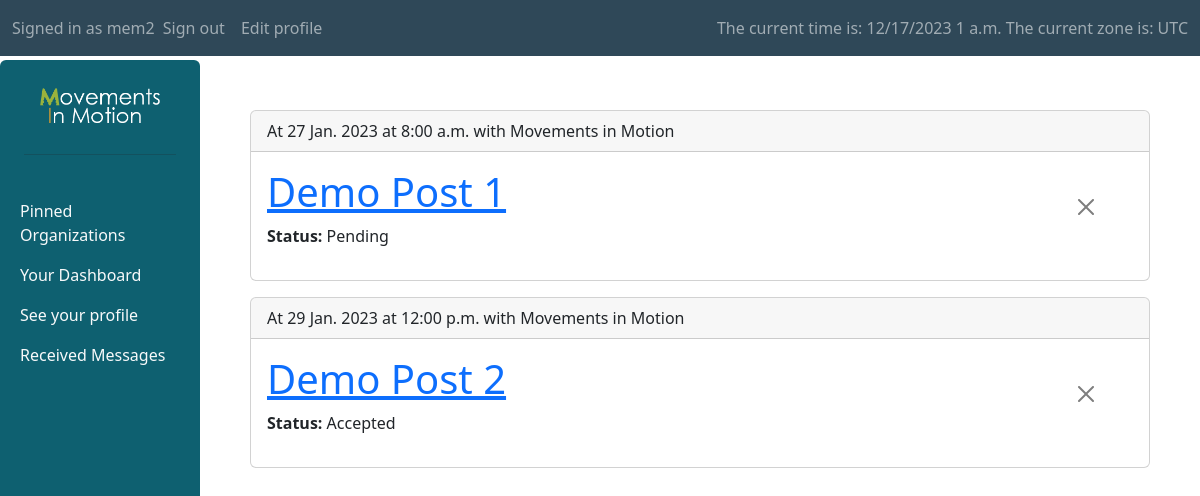
The page /Forum/your_projects (signed in) on the database as committed earlier.
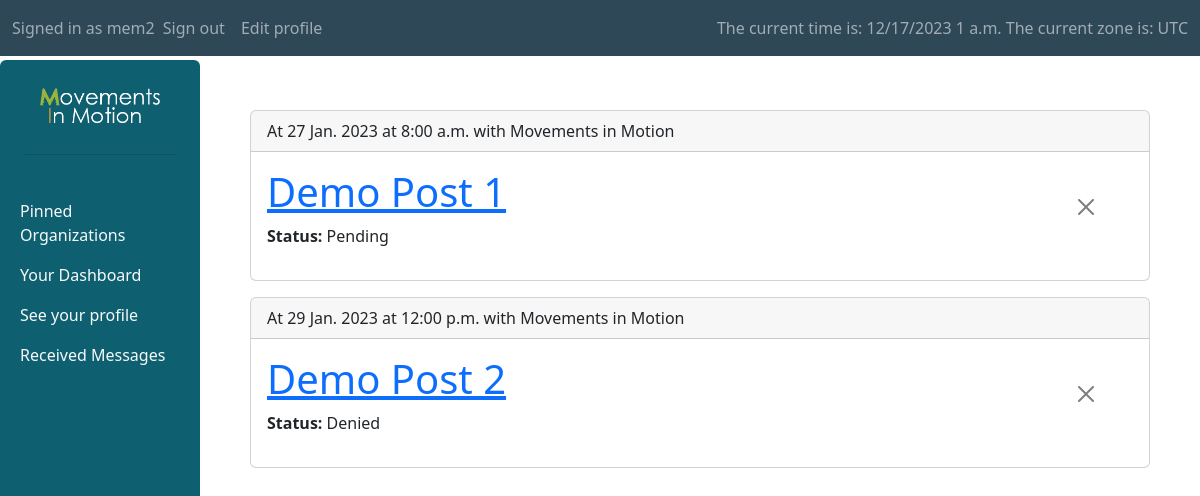
The same page on the database as committed later.
### Forum/models.py (models this page shows, shortened)
class Bid(models.Model):
    STATUS_OPTIONS = [
        ('PE', 'Pending'),
        ('AC', 'Accepted'),
        ('DN', 'Denied'),
        ('CP', 'Passed')
    ]
    bidder = models.ForeignKey(Profile, on_delete=models.CASCADE, related_name='bids')
    event = models.ForeignKey(Event, on_delete=models.CASCADE, related_name='bids')
    status = models.CharField(max_length=2, choices=STATUS_OPTIONS, default=STATUS_OPTIONS[0][0])

class Event(models.Model):
    date = models.DateField(default=timezone.now, null=True, blank=True, validators=[MinValueValidator(timezone.now().date(), "valid values are not in the past")])
    time = models.TimeField(default=timezone.now, null=True, blank=True)
    open = models.BooleanField(default=True, null=False, blank=False)
    post = models.ForeignKey(Post, on_delete=models.CASCADE, related_name='project_times')
    @property
    def datetime(self):
        this_datetime = datetime.combine(self.date, self.time, timezone.utc)
        local_time = this_datetime.astimezone(timezone.get_current_timezone())
        date_str = format_date(local_time.date(), "j N Y")
        time_str = format_time(local_time.time(), 'g:i a')
        return f"{date_str} at {time_str}"

class Post(models.Model):
    title = models.CharField(max_length=150)
    body = models.TextField(null=False, blank=False)
    timestamp = models.DateTimeField(auto_now_add=True, blank=True, null=True)
    is_project = models.BooleanField(default=False, null=False, blank=False, verbose_name="Make this a project")
    author = models.ForeignKey(Profile, on_delete=models.SET_NULL, null=True, related_name='written_posts')
    organization = models.ForeignKey(Organization, on_delete=models.CASCADE, null=True, related_name='our_posts')

class Organization(models.Model):
    name = models.CharField(max_length=100, null=False, blank=False)
    about = models.TextField(null=False, blank=False)
    logo = models.ImageField(null=True, blank=True, upload_to='organization_logos')
    official_email = models.EmailField(null=True, blank=True)
    def __str__(self):
        return f"{self.name}"

### Forum/views.py (the view)
# urls.py: path("your_projects", login_required(views.YourBidListView.as_view()), name="your_project_view"),
class YourBidListView(ListView):
    model = Bid
    template_name = "Forum/dash_pages/user_bids.html"
    def get_queryset(self, *args, **kwargs):
        queryset = super(YourBidListView, self).get_queryset(*args, **kwargs)
        return queryset.filter(bidder=self.request.user.pk).order_by("event__date")

### Forum/templates/Forum/dash_pages/user_bids.html (shortened to what this page needs)
{% extends "Forum/layouts/sidebar_layout.html" %}
{% load static %}
{% block body %}
    {% for bid in bid_list %}
    <div class="card mb-3">
        <div class="card-header">
            At {{ bid.event.datetime }} with {{ bid.event.post.organization }}
        </div>
        <div class="card-body mb-3">
            <div class="row g-0 align-items-center">
                <div class="col">
                    <h1><a href="{% url 'detail_view' pk=bid.event.post.pk %}">{{ bid.event.post.title }}</a></h1>
                    <b>Status:</b> {{ bid.get_status_display }}
                </div>
                <div class="col-md-1">
                    <a class="btn" href="{% url 'delete_bid' pk=bid.pk %}"> <button type="button" class="btn-close" aria-label="Close"></button></a>
                </div>
            </div>
        </div>
    </div>
    {% empty %}
    <div class="mx-auto" style="width: 50%;" align="center">
        <img src="{% static 'Forum/media/util/empty.png' %}" class="img-fluid" alt="Home">
        <hr>
        <h2>Looks like you haven't joined any projects</h2>
    </div>
    {% endfor %}
{% endblock %}

Rows that differ between the two databases and show on the page:
changed Bid "Demo Post 2": status "Accepted" → "Denied"
